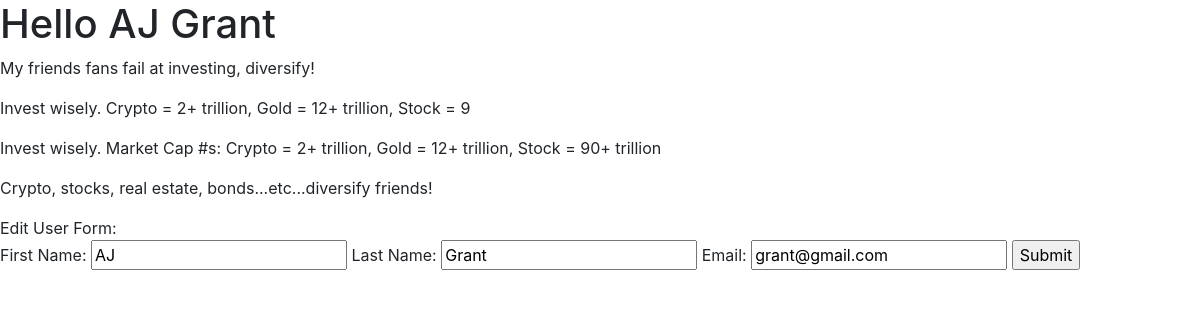
Page /user_profile/4 on the committed database.
### cryptotalk/models.py (models this page shows)
class User(models.Model):
    first_name = models.CharField(max_length=50)
    last_name = models.CharField(max_length=50)
    email = models.CharField(max_length=50)
    password = models.CharField(max_length=50)
    created_at = models.DateTimeField(auto_now_add=True, null=True)
    updated_at = models.DateTimeField(auto_now=True, null=True)
    objects = UserManager()

class Crypto_Message(models.Model):
    message = models.CharField(max_length=255)
    poster = models.ForeignKey(User, related_name='user_messages', on_delete=models.CASCADE)
    user_likes = models.ManyToManyField(User, related_name='liked_posts')
    created_at = models.DateTimeField(auto_now_add=True, null=True)
    updated_at = models.DateTimeField(auto_now=True, null=True)

class Comment(models.Model):
    comment = models.CharField(max_length=255)
    poster = models.ForeignKey(User, related_name='user_comments', on_delete=models.CASCADE)
    crypto_message = models.ForeignKey(Crypto_Message, related_name="post_comments", on_delete=models.CASCADE)
    created_at = models.DateTimeField(auto_now_add=True, null=True)
    updated_at = models.DateTimeField(auto_now=True, null=True)

### cryptotalk/views.py (the view)
# urls.py: path('user_profile/<int:id>', views.profile),
def profile(request, id):
    context = {
        'user': User.objects.get(id=id)
    }
    return render(request, 'profile.html', context)

### cryptotalk/templates/profile.html (shortened to what this page needs)
<!DOCTYPE html>
<html lang="en">
<head>
    <link rel="stylesheet" href="https://stackpath.bootstrapcdn.com/bootstrap/4.3.1/css/bootstrap.min.css"
>
    {% load static %}
</head>
<body>
    <h1>Hello {{user.first_name}} {{user.last_name}}</h1>
    {% for post in user.user_messages.all %}
    <p>{{post.message}}</p>
    {% endfor %}
    {% for comment in user.user_comments.all %}
    <p>{{comment.comment}}</p>
    {% endfor %}
    Edit User Form:
    <form action="/edit/{{user.id}}" method=POST>
       First Name: <input type="text" name='fname' value={{user.first_name}}>
       Last Name: <input type="text" name='lname' value={{user.last_name}}>
       Email: <input type="text" name='email' value={{user.email}}>
       <input type="submit">
    </form>
</body>
</html>

### rows in the picture
User: first_name "AJ", last_name "Grant", fname "AJ", lname "Grant", email "grant@gmail.com"
Crypto_Message: message "My friends fans fail at investing, diversify!"
Crypto_Message: message "Invest wisely. Crypto = 2+ trillion, Gold = 12+ trillion, Stock = 9"
Crypto_Message: message "Invest wisely. Market Cap #s: Crypto = 2+ trillion, Gold = 12+ trillion, Stock = 90+ trillion"
Comment: comment "Crypto, stocks, real estate, bonds...etc...diversify friends!"
